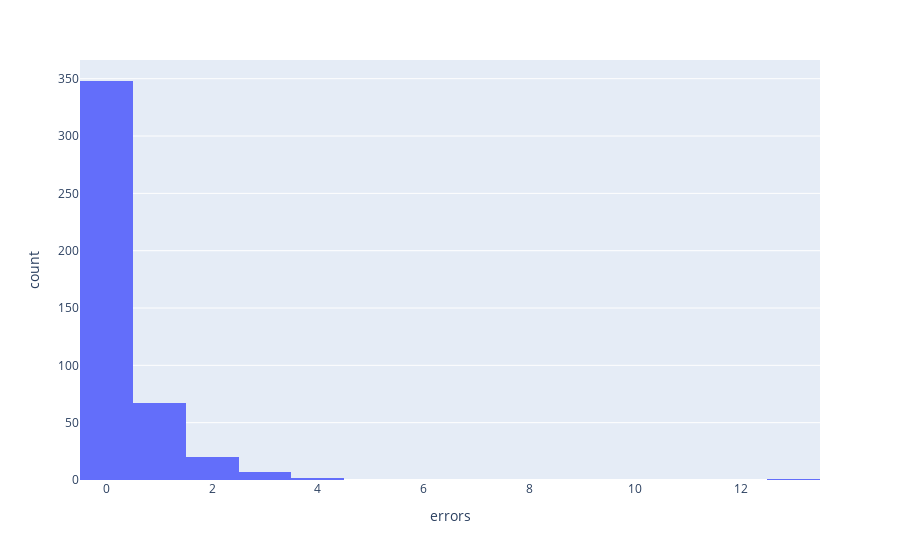

The notebook cell saved with this chart:
### Markdown cell above
### PetroGold

### Code cell
petrogold_total_correct = petrogold_df[petrogold_df["errors"] == 0].shape[0]
print("Total percentage of totally correct sentences: {:.4f}%".format(100*petrogold_total_correct/petrogold_df.shape[0]))
display(petrogold_df["errors"].value_counts() / petrogold_df.shape[0])
px.histogram(petrogold_df, x="errors")

### Figure 1 — Plotly figure (JSON) as saved in the notebook; plotly's stock layout.template omitted (floating-point values rounded to 4 significant figures; data arrays with more than 128 entries replaced by an {"elided": "..."} marker saying what was removed)
{"data": [{"alignmentgroup": "True", "bingroup": "x", "hovertemplate": "errors=%{x}<br>count=%{y}<extra></extra>", "legendgroup": "", "marker": {"color": "#636efa", "pattern": {"shape": ""}}, "name": "", "offsetgroup": "", "orientation": "v", "showlegend": false, "type": "histogram", "x": {"elided": "445 int values"}, "xaxis": "x", "yaxis": "y"}], "layout": {"barmode": "relative", "legend": {"tracegroupgap": 0}, "margin": {"t": 60}, "xaxis": {"anchor": "y", "domain": [0, 1], "title": {"text": "errors"}}, "yaxis": {"anchor": "x", "domain": [0, 1], "title": {"text": "count"}}}}
